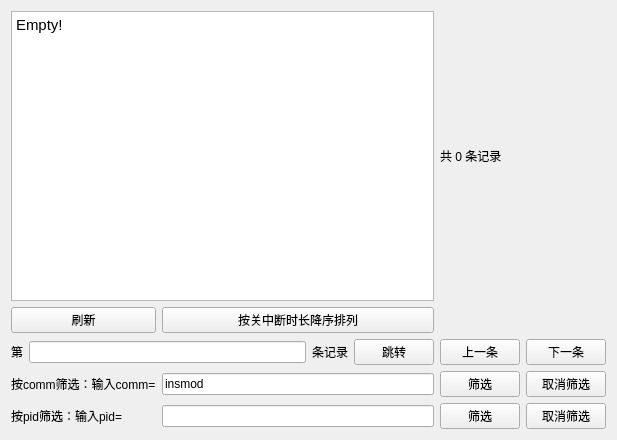
<?xml version="1.0" encoding="UTF-8"?>
<ui version="4.0">
 <class>ProcessInfoWidget</class>
 <widget class="QWidget" name="ProcessInfoWidget">
  <property name="geometry">
   <rect>
    <x>0</x>
    <y>0</y>
    <width>617</width>
    <height>440</height>
   </rect>
  </property>
  <property name="windowTitle">
   <string>Form</string>
  </property>
  <layout class="QGridLayout" name="gridLayout">
   <item row="5" column="0">
    <widget class="QLabel" name="label_4">
     <property name="text">
      <string>按pid筛选：输入pid=</string>
     </property>
    </widget>
   </item>
   <item row="5" column="1">
    <widget class="QLineEdit" name="lineEdit_3"/>
   </item>
   <item row="3" column="0" colspan="4">
    <layout class="QHBoxLayout" name="horizontalLayout_3">
     <item>
      <layout class="QHBoxLayout" name="horizontalLayout">
       <item>
        <widget class="QLabel" name="label">
         <property name="text">
          <string>第</string>
         </property>
        </widget>
       </item>
       <item>
        <widget class="QLineEdit" name="lineEdit">
         <property name="text">
          <string/>
         </property>
        </widget>
       </item>
       <item>
        <widget class="QLabel" name="label_2">
         <property name="text">
          <string>条记录</string>
         </property>
        </widget>
       </item>
       <item>
        <widget class="QPushButton" name="pushButton_3">
         <property name="text">
          <string>跳转</string>
         </property>
        </widget>
       </item>
      </layout>
     </item>
     <item>
      <layout class="QHBoxLayout" name="horizontalLayout_2">
       <item>
        <widget class="QPushButton" name="pushButton_1">
         <property name="text">
          <string>上一条</string>
         </property>
        </widget>
       </item>
       <item>
        <widget class="QPushButton" name="pushButton_2">
         <property name="text">
          <string>下一条</string>
         </property>
        </widget>
       </item>
      </layout>
     </item>
    </layout>
   </item>
   <item row="4" column="3">
    <widget class="QPushButton" name="pushButton_6">
     <property name="text">
      <string>取消筛选</string>
     </property>
    </widget>
   </item>
   <item row="5" column="3">
    <widget class="QPushButton" name="pushButton_8">
     <property name="text">
      <string>取消筛选</string>
     </property>
    </widget>
   </item>
   <item row="4" column="0">
    <widget class="QLabel" name="label_3">
     <property name="text">
      <string>按comm筛选：输入comm=</string>
     </property>
    </widget>
   </item>
   <item row="4" column="1">
    <widget class="QLineEdit" name="lineEdit_2">
     <property name="text">
      <string>insmod</string>
     </property>
    </widget>
   </item>
   <item row="5" column="2">
    <widget class="QPushButton" name="pushButton_7">
     <property name="text">
      <string>筛选</string>
     </property>
    </widget>
   </item>
   <item row="0" column="0" colspan="2">
    <widget class="QTextBrowser" name="textBrowser">
     <property name="html">
      <string>&lt;!DOCTYPE HTML PUBLIC &quot;-//W3C//DTD HTML 4.0//EN&quot; &quot;http://www.w3.org/TR/REC-html40/strict.dtd&quot;&gt;
&lt;html&gt;&lt;head&gt;&lt;meta name=&quot;qrichtext&quot; content=&quot;1&quot; /&gt;&lt;style type=&quot;text/css&quot;&gt;
p, li { white-space: pre-wrap; }
&lt;/style&gt;&lt;/head&gt;&lt;body style=&quot; font-family:'Sans Serif'; font-size:9pt; font-weight:400; font-style:normal;&quot;&gt;
&lt;p style=&quot; margin-top:0px; margin-bottom:0px; margin-left:0px; margin-right:0px; -qt-block-indent:0; text-indent:0px;&quot;&gt;&lt;span style=&quot; font-family:'Cantarell'; font-size:11pt;&quot;&gt;Empty!&lt;/span&gt;&lt;/p&gt;&lt;/body&gt;&lt;/html&gt;</string>
     </property>
    </widget>
   </item>
   <item row="4" column="2">
    <widget class="QPushButton" name="pushButton_5">
     <property name="text">
      <string>筛选</string>
     </property>
    </widget>
   </item>
   <item row="2" column="1">
    <widget class="QPushButton" name="pushButton_9">
     <property name="text">
      <string>按关中断时长降序排列</string>
     </property>
    </widget>
   </item>
   <item row="2" column="0">
    <widget class="QPushButton" name="pushButton_10">
     <property name="text">
      <string>刷新</string>
     </property>
    </widget>
   </item>
   <item row="0" column="2">
    <widget class="QLabel" name="label_5">
     <property name="text">
      <string>共 0 条记录</string>
     </property>
    </widget>
   </item>
  </layout>
 </widget>
 <resources/>
 <connections/>
</ui>
